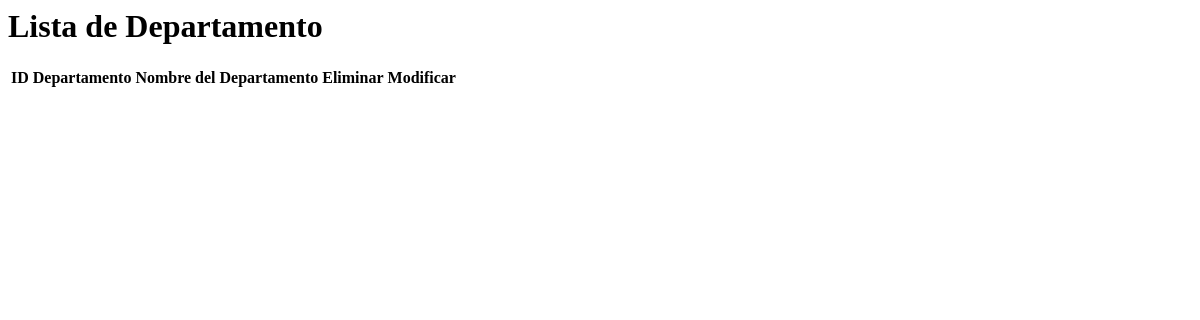
Page /Datos/cargarDepartamentos.php on the earlier database version.
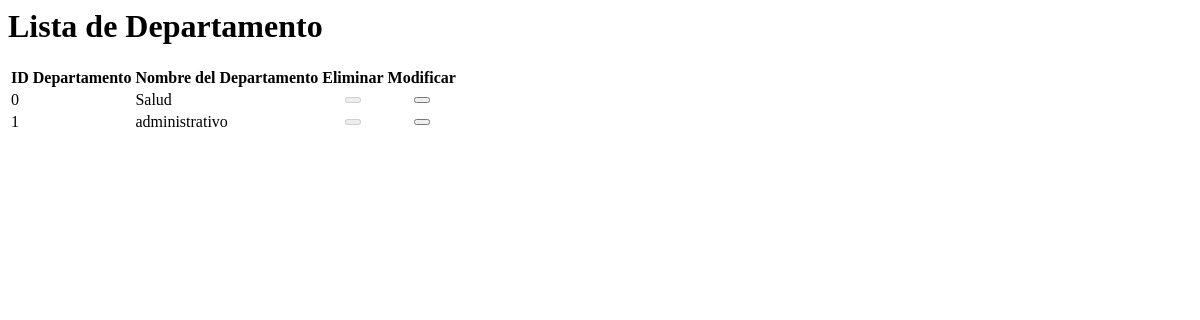
Same page on the later database version.
### tables this page shows
CREATE TABLE IF NOT EXISTS `departamento_laboral` (
  `Id_departamento_laboral` int(11) NOT NULL,
  `nombre_departamento` varchar(30) NOT NULL
);

### Datos/cargarDepartamentos.php (the view, shortened to what this page needs)
<?php
 $pame = mysql_query("SELECT * FROM departamento_laboral");
?>
<html lang="es">
<head>
</head>
<body>
    <div class="row">
        <div class="col-lg-12">
            <h1 class="page-header">Lista de Departamento</h1>
        </div>
    </div>
    <div class="table-responsive">
        <table id="tablaDepartamento" class="table table-bordered table-hover table-striped">
            <thead>
        <tr>
            <th><strong><center>ID Departamento</center></strong></th>
            <th><strong><center>Nombre del Departamento</center></strong></th>
            <th><strong><center>Eliminar</center></strong></th>
            <th><strong><center>Modificar</center></strong></th>
        </tr>
            </thead>
      <tbody>
        <?php
        while ($row = mysql_fetch_array($pame)) {
            $id = $row['Id_departamento_laboral'];
         ?>
          <tr>
                  <td id="id"><?php echo $id ?></td>
                  <td><div class="text" id="nombre-<?php echo $id ?>"><?php echo $row['nombre_departamento'] ?>
                      </div></td>
<?php
     if($_SESSION['rol_ID'] != 100){
        echo'          <td>
          <center>
              <button class="elimina btn btn-danger glyphicon glyphicon-trash" disabled="TRUE"></button>
          </center>
            </td> ';
     }  else {
       echo '    <td>
          <center>
              <button class="elimina btn btn-danger glyphicon glyphicon-trash"></button>
          </center>
            </td> ';
     }
?>
            <td>
            <center>
                <button   type="button"  id="editar" href="#" class="editar btn btn-primary glyphicon glyphicon-edit" >
                </button>
            </center>
            </td>
    </tr>
   <?php } ?>
 </tbody>
    </table>
    </div>
</body>
</html>

Differences in the rows shown:
added departamento_laboral: Id_departamento_laboral "0", nombre_departamento "Salud"
added departamento_laboral: Id_departamento_laboral "1", nombre_departamento "administrativo"
